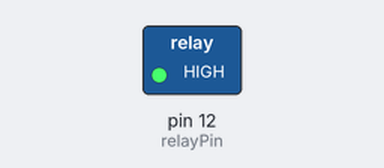
Recording of a sketch running on a simulated Arduino Uno, built with avr-gcc and run on an emulated ATmega328P. Shown: switched loads named in the sketch (green lamp = pin HIGH).

Above: at 5.0 s.
At 15.0 s:
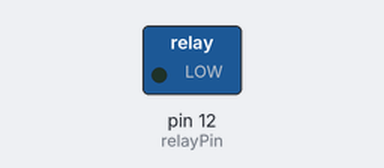
Timing chart, 0 to 26.0 s (numbered marks = the images above):
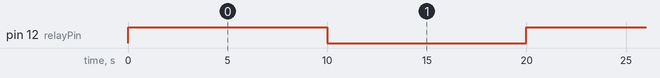

Measured:
- by itself, pin 12 (relayPin): alternates HIGH for 10.0 s and LOW for 10.0 s

The sketch:

sketch_jun11c.ino
```cpp
// Définition des broches de contrôle
const int relayPin = 12; // Broche de commande du relais

void setup() {
  pinMode(relayPin, OUTPUT); // Définir la broche du relais en sortie
}

void loop() {
  // Activer la pompe à eau pendant 5 secondes
  activatePump();
  delay(10000); // Attendre 5 secondes

  // Désactiver la pompe à eau pendant 5 secondes
  deactivatePump();
  delay(10000); // Attendre 5 secondes
}

// Fonction pour activer la pompe à eau
void activatePump() {
  digitalWrite(relayPin, HIGH); // Activer le relais
}

// Fonction pour désactiver la pompe à eau
void deactivatePump() {
  digitalWrite(relayPin, LOW); // Désactiver le relais
}
```
